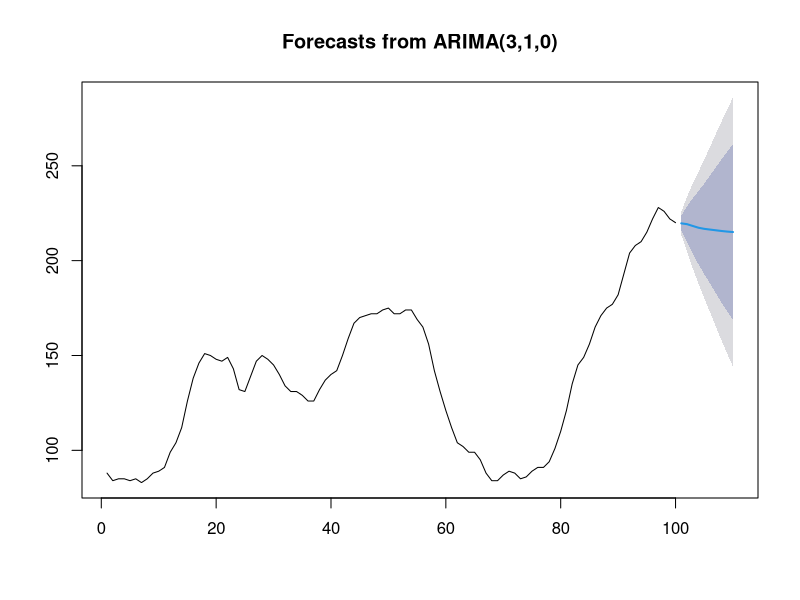
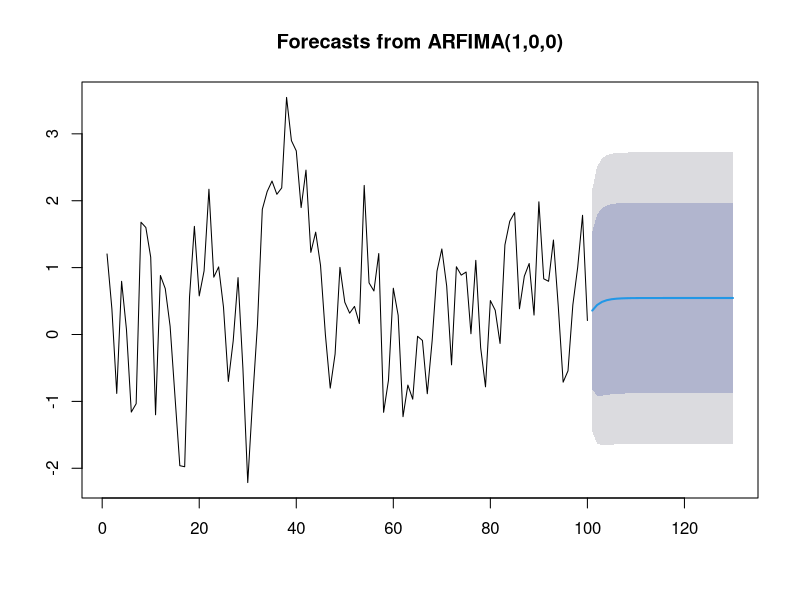

These charts were generated, in order, by the following R code:
library(forecast)


### Name: forecast.fracdiff
### Title: Forecasting using ARIMA or ARFIMA models
### Aliases: forecast.fracdiff forecast.Arima forecast.ar
### Keywords: ts

### ** Examples

fit <- Arima(WWWusage,c(3,1,0))
plot(forecast(fit))

library(fracdiff)
x <- fracdiff.sim( 100, ma=-.4, d=.3)$series
fit <- arfima(x)
plot(forecast(fit,h=30))
